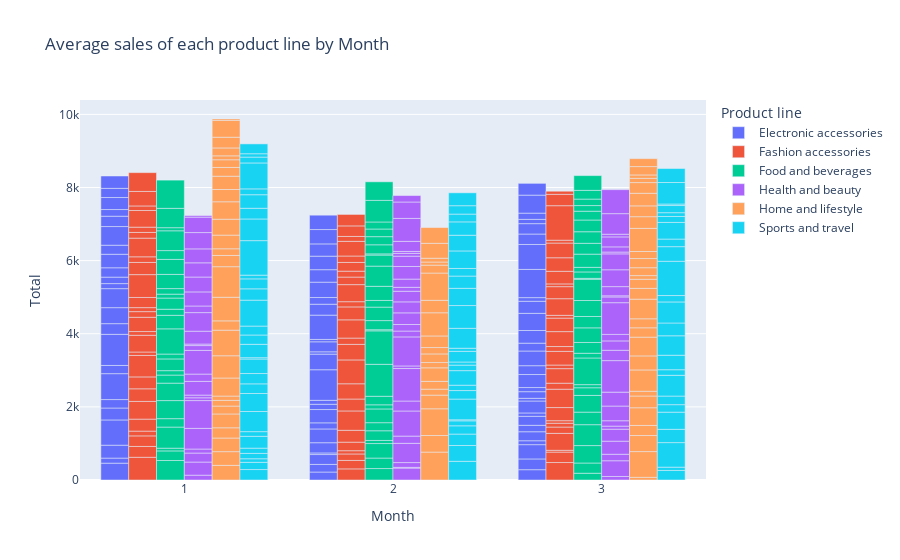

The cell this chart's notebook holds for it:
### Markdown cell above
##### The comparision line chart above shows that the average sales in different days of those three months is more or less equal. Month 1 start its spike starting from 7th day of the month reaching its maximum on 23rd of January. Second month has its highest point arund on 8th the 3rd month on the 27th.

### Code cell
fig = px.bar(daySales, x="Month", y="Total", color='Product line', barmode='group', title='Average sales of each product line by Month')
fig.show()

### Figure 1 — Plotly figure (JSON) as saved in the notebook; plotly's stock layout.template omitted (floating-point values rounded to 4 significant figures)
{"data": [{"alignmentgroup": "True", "hovertemplate": "Product line=Electronic accessories<br>Month=%{x}<br>Total=%{y}<extra></extra>", "legendgroup": "Electronic accessories", "marker": {"color": "#636efa", "pattern": {"shape": ""}}, "name": "Electronic accessories", "offsetgroup": "Electronic accessories", "orientation": "v", "showlegend": true, "textposition": "auto", "type": "bar", "x": [1, 1, 1, 1, 1, 1, 1, 1, 1, 1, 1, 1, 1, 1, 1, 1, 1, 1, 1, 1, 1, 1, 1, 2, 2, 2, 2, 2, 2, 2, 2, 2, 2, 2, 2, 2, 2, 2, 2, 2, 2, 2, 2, 2, 2, 2, 2, 3, 3, 3, 3, 3, 3, 3, 3, 3, 3, 3, 3, 3, 3, 3, 3, 3, 3, 3, 3, 3, 3, 3, 3, 3, 3, 3, 3], "xaxis": "x", "y": [460.9, 138.7, 352.8, 690.0, 326.4, 230.8, 708.3, 225.3, 850.1, 292.6, 437.6, 519.7, 138.1, 177.1, 256.1, 369.5, 247.9, 510.0, 283.0, 182.1, 328.8, 250.4, 338.1, 218.0, 208.3, 269.7, 43.87, 279.4, 376.8, 167.4, 363.7, 144.0, 108.1, 836.3, 427.4, 63.26, 273.6, 64.8, 665.0, 298.1, 182.9, 420.0, 341.2, 370.4, 334.6, 392.6, 392.8, 282.1, 293.7, 390.5, 106.8, 246.7, 176.1, 246.5, 91.12, 326.7, 74.29, 181.1, 113.1, 356.0, 241.5, 401.7, 215.0, 345.9, 469.4, 329.6, 99.91, 771.4, 682.0, 286.1, 283.9, 116.9, 170.7, 492.8, 321.6], "yaxis": "y"}, {"alignmentgroup": "True", "hovertemplate": "Product line=Fashion accessories<br>Month=%{x}<br>Total=%{y}<extra></extra>", "legendgroup": "Fashion accessories", "marker": {"color": "#EF553B", "pattern": {"shape": ""}}, "name": "Fashion accessories", "offsetgroup": "Fashion accessories", "orientation": "v", "showlegend": true, "textposition": "auto", "type": "bar", "x": [1, 1, 1, 1, 1, 1, 1, 1, 1, 1, 1, 1, 1, 1, 1, 1, 1, 1, 1, 1, 1, 1, 1, 1, 1, 1, 2, 2, 2, 2, 2, 2, 2, 2, 2, 2, 2, 2, 2, 2, 2, 2, 2, 2, 2, 2, 2, 2, 2, 2, 3, 3, 3, 3, 3, 3, 3, 3, 3, 3, 3, 3, 3, 3, 3, 3, 3, 3, 3, 3, 3, 3, 3, 3, 3, 3, 3], "xaxis": "x", "y": [621.2, 296.7, 288.6, 130.8, 328.0, 483.8, 344.9, 325.5, 587.0, 94.17, 457.4, 101.9, 390.7, 154.4, 109.3, 278.1, 624.3, 333.9, 153.4, 510.9, 156.1, 144.4, 455.0, 125.1, 396.2, 514.6, 304.1, 230.4, 177.8, 88.87, 234.1, 324.1, 529.0, 326.4, 416.7, 652.3, 425.9, 172.0, 498.8, 353.1, 142.9, 466.7, 206.8, 161.6, 238.8, 175.9, 400.5, 134.0, 288.6, 313.6, 477.9, 285.3, 48.73, 462.7, 173.1, 104.8, 69.09, 359.3, 502.7, 164.1, 397.6, 98.86, 374.0, 131.8, 408.5, 369.5, 75.31, 454.8, 329.7, 75.05, 345.3, 370.1, 401.7, 78.73, 943.3, 310.4, 85.51], "yaxis": "y"}, {"alignmentgroup": "True", "hovertemplate": "Product line=Food and beverages<br>Month=%{x}<br>Total=%{y}<extra></extra>", "legendgroup": "Food and beverages", "marker": {"color": "#00cc96", "pattern": {"shape": ""}}, "name": "Food and beverages", "offsetgroup": "Food and beverages", "orientation": "v", "showlegend": true, "textposition": "auto", "type": "bar", "x": [1, 1, 1, 1, 1, 1, 1, 1, 1, 1, 1, 1, 1, 1, 1, 1, 1, 1, 1, 1, 1, 1, 1, 1, 2, 2, 2, 2, 2, 2, 2, 2, 2, 2, 2, 2, 2, 2, 2, 2, 2, 2, 2, 2, 2, 2, 2, 2, 2, 3, 3, 3, 3, 3, 3, 3, 3, 3, 3, 3, 3, 3, 3, 3, 3, 3, 3, 3, 3, 3, 3, 3, 3, 3, 3, 3], "xaxis": "x", "y": [533.0, 262.5, 74.76, 577.2, 230.1, 494.6, 477.1, 221.0, 120.2, 320.7, 133.7, 689.2, 370.7, 166.2, 305.2, 107.0, 151.5, 388.9, 410.2, 240.1, 541.6, 84.75, 529.5, 771.9, 312.9, 287.4, 396.7, 84.59, 264.9, 220.6, 376.0, 113.4, 234.1, 873.6, 914.5, 31.23, 249.6, 369.1, 182.4, 386.2, 552.8, 302.3, 31.93, 248.7, 222.0, 209.6, 192.1, 591.0, 507.9, 185.5, 279.4, 476.6, 571.3, 344.0, 456.3, 209.6, 85.0, 729.6, 129.7, 294.7, 400.2, 310.7, 436.9, 581.8, 23.75, 175.0, 126.1, 360.9, 296.9, 315.8, 321.1, 240.5, 154.1, 177.7, 238.6, 402.7], "yaxis": "y"}, {"alignmentgroup": "True", "hovertemplate": "Product line=Health and beauty<br>Month=%{x}<br>Total=%{y}<extra></extra>", "legendgroup": "Health and beauty", "marker": {"color": "#ab63fa", "pattern": {"shape": ""}}, "name": "Health and beauty", "offsetgroup": "Health and beauty", "orientation": "v", "showlegend": true, "textposition": "auto", "type": "bar", "x": [1, 1, 1, 1, 1, 1, 1, 1, 1, 1, 1, 1, 1, 1, 1, 1, 1, 1, 1, 1, 1, 1, 1, 2, 2, 2, 2, 2, 2, 2, 2, 2, 2, 2, 2, 2, 2, 2, 2, 2, 2, 2, 2, 2, 2, 2, 2, 2, 3, 3, 3, 3, 3, 3, 3, 3, 3, 3, 3, 3, 3, 3, 3, 3, 3, 3, 3, 3, 3, 3, 3, 3, 3], "xaxis": "x", "y": [132.0, 359.2, 246.0, 110.1, 564.4, 760.4, 76.15, 74.29, 374.4, 200.0, 647.5, 131.9, 41.39, 352.0, 507.8, 181.4, 385.1, 406.9, 388.5, 381.0, 446.5, 422.1, 42.37, 326.3, 19.25, 130.9, 526.7, 198.2, 685.8, 273.1, 888.4, 70.29, 794.7, 160.2, 178.8, 318.9, 300.6, 290.1, 108.0, 224.9, 344.7, 282.5, 75.47, 53.34, 275.2, 628.2, 448.4, 176.4, 96.33, 430.2, 177.4, 358.2, 328.0, 83.73, 146.9, 401.8, 381.3, 860.5, 283.4, 255.9, 178.4, 867.1, 156.4, 32.28, 250.4, 461.3, 435.1, 49.77, 140.9, 272.7, 74.09, 561.9, 656.9], "yaxis": "y"}, {"alignmentgroup": "True", "hovertemplate": "Product line=Home and lifestyle<br>Month=%{x}<br>Total=%{y}<extra></extra>", "legendgroup": "Home and lifestyle", "marker": {"color": "#FFA15A", "pattern": {"shape": ""}}, "name": "Home and lifestyle", "offsetgroup": "Home and lifestyle", "orientation": "v", "showlegend": true, "textposition": "auto", "type": "bar", "x": [1, 1, 1, 1, 1, 1, 1, 1, 1, 1, 1, 1, 1, 1, 1, 1, 1, 1, 1, 1, 1, 1, 1, 1, 1, 1, 1, 1, 2, 2, 2, 2, 2, 2, 2, 2, 2, 2, 2, 2, 2, 2, 2, 2, 2, 2, 2, 3, 3, 3, 3, 3, 3, 3, 3, 3, 3, 3, 3, 3, 3, 3, 3, 3, 3, 3, 3, 3, 3, 3, 3, 3, 3, 3, 3], "xaxis": "x", "y": [399.8, 375.0, 373.2, 280.0, 378.0, 216.3, 156.3, 117.4, 493.8, 608.1, 699.6, 255.2, 645.8, 835.5, 307.3, 183.0, 373.8, 434.9, 476.2, 336.4, 363.4, 239.6, 210.0, 107.3, 215.9, 293.2, 458.7, 39.7, 763.5, 453.2, 730.8, 374.4, 163.2, 211.9, 370.9, 143.9, 236.3, 174.5, 316.7, 634.0, 340.5, 745.8, 216.8, 84.87, 104.4, 407.9, 430.7, 72.93, 704.3, 439.2, 276.1, 483.4, 321.2, 129.9, 583.0, 383.5, 513.4, 255.3, 246.7, 536.8, 295.3, 248.8, 99.75, 216.0, 250.9, 192.7, 632.3, 319.8, 296.3, 344.0, 292.4, 116.1, 93.11, 228.1, 216.8], "yaxis": "y"}, {"alignmentgroup": "True", "hovertemplate": "Product line=Sports and travel<br>Month=%{x}<br>Total=%{y}<extra></extra>", "legendgroup": "Sports and travel", "marker": {"color": "#19d3f3", "pattern": {"shape": ""}}, "name": "Sports and travel", "offsetgroup": "Sports and travel", "orientation": "v", "showlegend": true, "textposition": "auto", "type": "bar", "x": [1, 1, 1, 1, 1, 1, 1, 1, 1, 1, 1, 1, 1, 1, 1, 1, 1, 1, 1, 1, 1, 1, 1, 1, 1, 1, 1, 1, 1, 2, 2, 2, 2, 2, 2, 2, 2, 2, 2, 2, 2, 2, 2, 2, 2, 2, 2, 2, 2, 2, 2, 2, 2, 2, 3, 3, 3, 3, 3, 3, 3, 3, 3, 3, 3, 3, 3, 3, 3, 3, 3, 3, 3, 3, 3, 3, 3, 3], "xaxis": "x", "y": [285.8, 197.3, 98.05, 146.2, 143.7, 323.8, 127.7, 550.8, 492.1, 264.4, 282.4, 396.2, 36.55, 365.4, 255.3, 244.2, 708.8, 310.0, 271.9, 103.0, 942.9, 592.3, 292.5, 370.8, 160.0, 709.0, 159.9, 91.97, 269.2, 511.0, 432.8, 312.4, 226.1, 135.8, 29.27, 566.0, 233.5, 146.3, 398.0, 150.4, 85.5, 291.1, 85.33, 545.1, 622.5, 471.0, 335.9, 207.5, 479.5, 429.2, 365.1, 213.2, 229.2, 353.2, 260.3, 90.7, 671.4, 363.3, 469.5, 205.1, 235.8, 566.9, 153.0, 396.0, 532.7, 349.5, 575.5, 174.6, 937.8, 399.6, 207.9, 454.6, 162.8, 103.6, 196.0, 41.08, 588.4, 382.7], "yaxis": "y"}], "layout": {"barmode": "group", "legend": {"title": {"text": "Product line"}, "tracegroupgap": 0}, "title": {"text": "Average sales of each product line by Month"}, "xaxis": {"anchor": "y", "domain": [0, 1], "title": {"text": "Month"}}, "yaxis": {"anchor": "x", "domain": [0, 1], "title": {"text": "Total"}}}}
